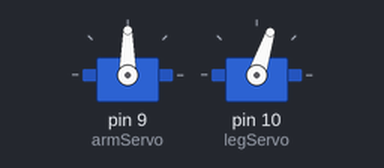
Recording of a sketch running on a simulated Arduino Uno, built with avr-gcc and run on an emulated ATmega328P. Parts: 2 × servo.

Above: at 0.1 s.
Timing chart, 0 to 40.0 s (numbered marks = the images above):
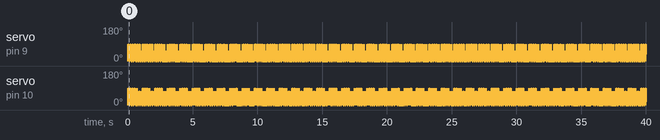

The sketch:

artistic.ino
```cpp
#include <Servo.h>

Servo armServo;
Servo legServo;

int pos = 0;

void setup() {
  armServo.attach(9);
  legServo.attach(10);
}

void loop() {
  shoot();
}

void shoot() {
  for (pos = 0; pos <= 90; pos += 18) {
    armServo.write(pos);
    legServo.write(pos);
  }
  for (pos = 90; pos >= 0; pos -= 18) {
    armServo.write(pos);
    legServo.write(pos);
  }
}
```
